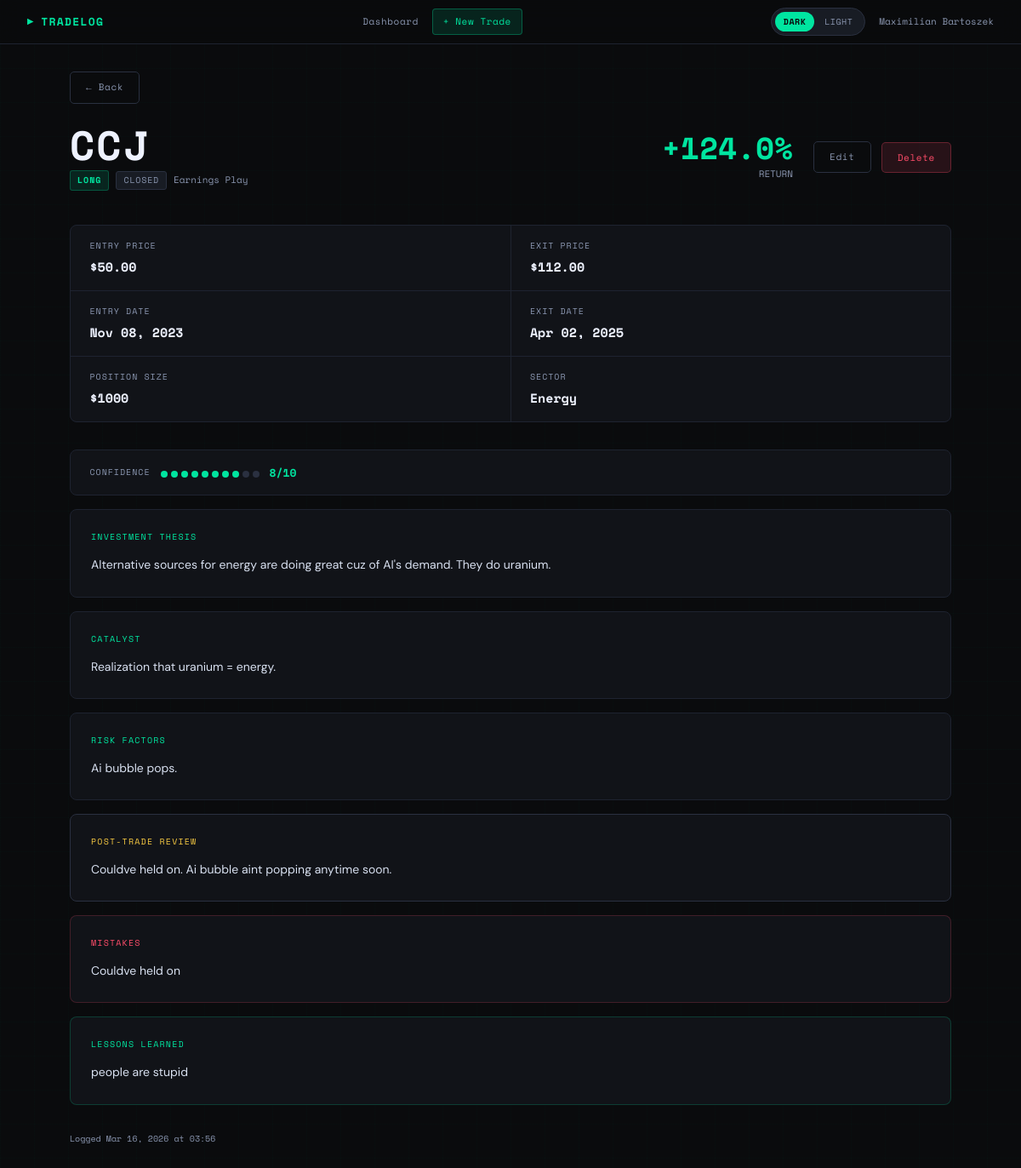
Page /trade/1 (signed in) on the committed database.
### models.py (models this page shows)
class User(db.Model, UserMixin):
    __tablename__ = 'users'
    id = db.Column(db.Integer, primary_key=True)
    username = db.Column(db.String(80), unique=True, nullable=False)
    email = db.Column(db.String(120), unique=True, nullable=False)
    password_hash = db.Column(db.String(255), nullable=False)
    created_at = db.Column(db.DateTime, default=datetime.utcnow)
    trades = db.relationship('Trade', backref='user', lazy=True, cascade='all, delete-orphan')

class Trade(db.Model):
    __tablename__ = 'trades'
    id = db.Column(db.Integer, primary_key=True)
    user_id = db.Column(db.Integer, db.ForeignKey('users.id'), nullable=False)
    ticker = db.Column(db.String(20), nullable=False)
    position_type = db.Column(db.String(10), nullable=False, default='long')
    entry_price = db.Column(db.Float, nullable=False)
    exit_price = db.Column(db.Float)
    position_size = db.Column(db.Float)
    entry_date = db.Column(db.Date)
    exit_date = db.Column(db.Date)
    return_pct = db.Column(db.Float)
    status = db.Column(db.String(10), default='open')
    sector = db.Column(db.String(80))
    strategy = db.Column(db.String(80))
    created_at = db.Column(db.DateTime, default=datetime.utcnow)
    notes = db.relationship('TradeNote', backref='trade', uselist=False, cascade='all, delete-orphan')

class TradeNote(db.Model):
    __tablename__ = 'trade_notes'
    id = db.Column(db.Integer, primary_key=True)
    trade_id = db.Column(db.Integer, db.ForeignKey('trades.id'), nullable=False)
    thesis = db.Column(db.Text)
    catalyst = db.Column(db.Text)
    risk_factors = db.Column(db.Text)
    confidence_level = db.Column(db.Integer, default=5)
    post_trade_review = db.Column(db.Text)
    mistakes = db.Column(db.Text)
    lessons = db.Column(db.Text)

### app.py (the view)
@app.route('/trade/<int:trade_id>')
@login_required
def trade_detail(trade_id):
    trade = Trade.query.filter_by(id=trade_id, user_id=current_user.id).first_or_404()
    return render_template('trade_detail.html', trade=trade)

### app.py (called while the page is built)
@login_manager.user_loader
def load_user(user_id):
    return User.query.get(int(user_id))

### templates/trade_detail.html (shortened to what this page needs)
{% extends "base.html" %}
{% block content %}
<div style="margin-bottom:1.5rem">
  <a href="{{ url_for('dashboard') }}" class="btn btn-ghost" style="font-size:11px">← Back</a>
</div>
<div class="detail-header">
  <div>
    <div class="detail-ticker">{{ trade.ticker }}</div>
    <div style="margin-top:6px;display:flex;gap:8px;align-items:center">
      <span class="trade-side side-{{ trade.position_type }}">{{ trade.position_type | upper }}</span>
      <span class="badge badge-{{ trade.status }}">{{ trade.status | upper }}</span>
      {% if trade.strategy %}<span style="font-family:var(--mono);font-size:11px;color:var(--text-dim)">{{ trade.strategy }}</span>{% endif %}
    </div>
  </div>
  <div style="margin-left:auto;text-align:right">
    {% if trade.return_pct is not none %}
    <div class="detail-return {% if trade.return_pct >= 0 %}up{% else %}down{% endif %}">
      {{ '+' if trade.return_pct >= 0 else '' }}{{ trade.return_pct }}%
    </div>
    <div style="font-family:var(--mono);font-size:11px;color:var(--text-dim);margin-top:4px">RETURN</div>
    {% else %}
    <div class="detail-return" style="color:var(--yellow)">OPEN</div>
    {% endif %}
  </div>
  <div class="action-row">
    <a href="{{ url_for('edit_trade', trade_id=trade.id) }}" class="btn btn-ghost">Edit</a>
    <form method="POST" action="{{ url_for('delete_trade', trade_id=trade.id) }}" onsubmit="return confirm('Delete this trade?')">
      <button type="submit" class="btn btn-danger">Delete</button>
    </form>
  </div>
</div>
<div class="detail-grid">
  <div class="detail-cell">
    <div class="detail-cell-label">Entry Price</div>
    <div class="detail-cell-value">${{ '%.2f' | format(trade.entry_price) }}</div>
  </div>
  <div class="detail-cell">
    <div class="detail-cell-label">Exit Price</div>
    <div class="detail-cell-value">{{ '$%.2f' | format(trade.exit_price) if trade.exit_price else '—' }}</div>
  </div>
  <div class="detail-cell">
    <div class="detail-cell-label">Entry Date</div>
    <div class="detail-cell-value">{{ trade.entry_date.strftime('%b %d, %Y') if trade.entry_date else '—' }}</div>
  </div>
  <div class="detail-cell">
    <div class="detail-cell-label">Exit Date</div>
    <div class="detail-cell-value">{{ trade.exit_date.strftime('%b %d, %Y') if trade.exit_date else '—' }}</div>
  </div>
  <div class="detail-cell">
    <div class="detail-cell-label">Position Size</div>
    <div class="detail-cell-value">{{ '$%.0f' | format(trade.position_size) if trade.position_size else '—' }}</div>
  </div>
  <div class="detail-cell">
    <div class="detail-cell-label">Sector</div>
    <div class="detail-cell-value">{{ trade.sector if trade.sector else '—' }}</div>
  </div>
</div>
{% if trade.notes %}
{% set n = trade.notes %}
{% if n.confidence_level %}
<div style="display:flex;align-items:center;gap:12px;margin-bottom:1rem;padding:1rem 1.4rem;background:var(--bg2);border:1px solid var(--border);border-radius:8px;">
  <span style="font-family:var(--mono);font-size:10px;letter-spacing:0.1em;text-transform:uppercase;color:var(--text-dim)">Confidence</span>
  <div class="confidence-display">
    {% for i in range(1, 11) %}
    <div class="conf-dot {% if i <= n.confidence_level %}filled{% endif %}"></div>
    {% endfor %}
  </div>
  <span style="font-family:var(--mono);font-size:13px;font-weight:700;color:var(--accent)">{{ n.confidence_level }}/10</span>
</div>
{% endif %}
{% if n.thesis %}
<div class="note-section">
  <div class="note-section-title">Investment Thesis</div>
  <div class="note-text">{{ n.thesis }}</div>
</div>
{% endif %}
{% if n.catalyst %}
<div class="note-section">
  <div class="note-section-title">Catalyst</div>
  <div class="note-text">{{ n.catalyst }}</div>
</div>
{% endif %}
{% if n.risk_factors %}
<div class="note-section">
  <div class="note-section-title">Risk Factors</div>
  <div class="note-text">{{ n.risk_factors }}</div>
</div>
{% endif %}
{% if n.post_trade_review %}
<div class="note-section" style="border-color:var(--border2)">
  <div class="note-section-title" style="color:var(--yellow)">Post-Trade Review</div>
  <div class="note-text">{{ n.post_trade_review }}</div>
</div>
{% endif %}
{% if n.mistakes %}
<div class="note-section" style="border-color:rgba(255,77,106,0.2)">
  <div class="note-section-title" style="color:var(--red)">Mistakes</div>
  <div class="note-text">{{ n.mistakes }}</div>
</div>
{% endif %}
{% if n.lessons %}
<div class="note-section" style="border-color:rgba(0,229,160,0.2)">
  <div class="note-section-title">Lessons Learned</div>
  <div class="note-text">{{ n.lessons }}</div>
</div>
{% endif %}
{% endif %}
<div style="margin-top:2rem;font-family:var(--mono);font-size:10px;color:var(--text-dim)">
  Logged {{ trade.created_at.strftime('%b %d, %Y at %H:%M') }}
</div>
{% endblock %}

### templates/base.html (shortened to what this page needs)
<!DOCTYPE html>
<html lang="en">
<head>
</head>
<body>
  {% if current_user.is_authenticated %}
  <nav>
    <a href="{{ url_for('dashboard') }}" class="nav-brand">TRADELOG</a>
    <div class="nav-links">
      <a href="{{ url_for('dashboard') }}">Dashboard</a>
      <a href="{{ url_for('add_trade') }}" class="btn-primary">+ New Trade</a>
    </div>
    <div style="display:flex;align-items:center;gap:1rem">
      <button class="theme-toggle" id="themeToggle" onclick="toggleTheme()" title="Toggle light/dark mode">
        <span class="toggle-option" id="toggle-dark">DARK</span>
        <span class="toggle-option" id="toggle-light">LIGHT</span>
      </button>
      <span class="nav-user">{{ current_user.username }}</span>
    </div>
  </nav>
  {% endif %}
  <main>
    {% block content %}{% endblock %}
  </main>
</body>
</html>

### rows in the picture
User: username "Maximilian Bartoszek"
Trade: ticker "CCJ", position_type "LONG", status "CLOSED", strategy "Earnings Play", return_pct "+", return_pct "124.0", entry_price "50.00", exit_price "$112.00", entry_date "Nov 08, 2023", exit_date "Apr 02, 2025", position_size "$1000", sector "Energy", created_at "Mar 16, 2026 at 03:56"
TradeNote: confidence_level "8", thesis "Alternative sources for energy are doing great cuz of AI's demand. They do uranium.", catalyst "Realization that uranium = energy.", risk_factors "Ai bubble pops.", post_trade_review "Couldve held on. Ai bubble aint popping anytime soon.", mistakes "Couldve held on", lessons "people are stupid"
